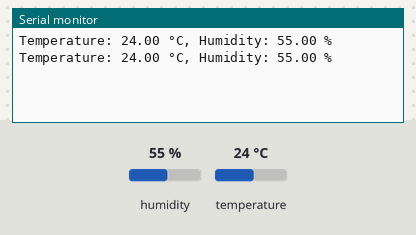
Simulated run of this sketch. Board: ESP32. Shown: the last lines printed to the serial monitor. The test bench sets the inputs (shaded band); at power-on: humidity 55 %, temperature 24 °C.

Above: at 5.8 s.
5.9 s: humidity set to 22 %
At 10.5 s:
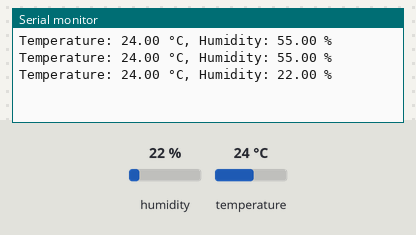
11.9 s: temperature set to 12 °C
At 16.4 s:
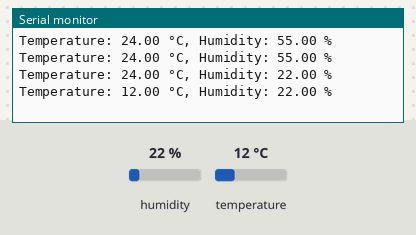
17.9 s: humidity set to 40 %
At 21.1 s:
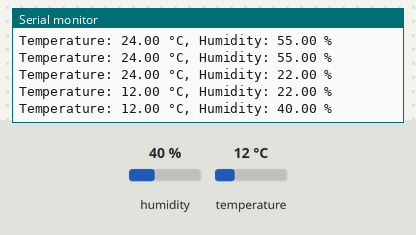
Timing chart, 0 to 22.6 s (numbered marks = the images above; inputs shaded):
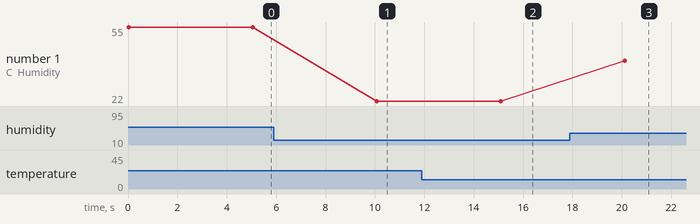

The sketch:

Sensor_R4_v1.0.ino
```cpp
#include "esp_camera.h"
#include <Arduino.h>
#include <WiFi.h>
#include <AsyncTCP.h>
#include <ESPAsyncWebServer.h>
#include <iostream>
#include <sstream>
#include <ESP32Servo.h>
#include <DHT.h>  // Include the DHT library

#define DHTPIN 16       // Pin where DHT11 is connected
#define DHTTYPE DHT11   // Define DHT11 sensor type
DHT dht(DHTPIN, DHTTYPE);  // Initialize DHT sensor

// Your existing code for pins, motors, camera setup, etc.

void setup() {
  // Initialize DHT sensor
  dht.begin();

  // Initialize Serial for printing
  Serial.begin(115200);

  // Other setup code...
}

void readDHT11() {
  float humidity = dht.readHumidity();
  float temperature = dht.readTemperature();

  // Check if any reading failed
  if (isnan(humidity) || isnan(temperature)) {
    Serial.println("Failed to read from DHT sensor!");
    return;
  }

  // Print the temperature and humidity values to the Serial Monitor
  Serial.print("Temperature: ");
  Serial.print(temperature);
  Serial.print(" °C, Humidity: ");
  Serial.print(humidity);
  Serial.println(" %");
}

void loop() {
  // Read DHT11 every 5 seconds
  readDHT11();
  delay(5000);
}
```

Measured:
- after the input at 5.9 s, the serial monitor: prints a new line after 4.2 s (image 1)
- after the input at 11.9 s, the serial monitor: prints a new line after 3.2 s (image 2)
- after the input at 17.9 s, the serial monitor: prints a new line after 2.2 s (image 3)
- plotted number 1: 55 → 22 after the input at 5.9 s, 22 → 40 after the input at 17.9 s
